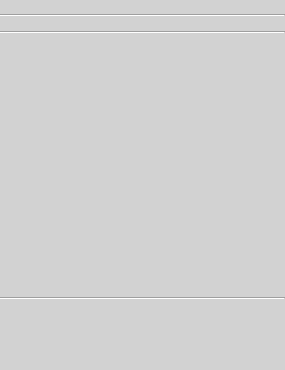
<?xml version="1.0" encoding="UTF-8"?>
<ui version="4.0">
 <class>DeckWidget</class>
 <widget class="QWidget" name="DeckWidget">
  <property name="geometry">
   <rect>
    <x>0</x>
    <y>0</y>
    <width>285</width>
    <height>370</height>
   </rect>
  </property>
  <property name="sizePolicy">
   <sizepolicy hsizetype="Expanding" vsizetype="Fixed">
    <horstretch>0</horstretch>
    <verstretch>0</verstretch>
   </sizepolicy>
  </property>
  <property name="minimumSize">
   <size>
    <width>200</width>
    <height>350</height>
   </size>
  </property>
  <property name="windowTitle">
   <string>Form</string>
  </property>
  <property name="styleSheet">
   <string notr="true">QWidget#DeckWidget {
	background-color: rgb(210, 210, 210);
}</string>
  </property>
  <layout class="QHBoxLayout" name="horizontalLayout_2">
   <property name="leftMargin">
    <number>0</number>
   </property>
   <property name="topMargin">
    <number>0</number>
   </property>
   <property name="rightMargin">
    <number>0</number>
   </property>
   <property name="bottomMargin">
    <number>0</number>
   </property>
   <item>
    <layout class="QVBoxLayout" name="verticalLayout" stretch="0,0,0,0,4,0,0">
     <property name="spacing">
      <number>0</number>
     </property>
     <item>
      <layout class="QHBoxLayout" name="horizontalLayout">
       <property name="spacing">
        <number>0</number>
       </property>
       <item>
        <widget class="QPushButton" name="deletePushButton">
         <property name="sizePolicy">
          <sizepolicy hsizetype="Expanding" vsizetype="Fixed">
           <horstretch>0</horstretch>
           <verstretch>0</verstretch>
          </sizepolicy>
         </property>
         <property name="styleSheet">
          <string notr="true">QPushButton#deletePushButton {
	border-radius: 0 px;
	background-color: rgb(210, 210, 210);
}

QPushButton#deletePushButton:pressed {
	background-color: rgb(200, 200, 200);
}

QPushButton#deletePushButton:hover {
	background-color: rgb(200, 200, 200);
}</string>
         </property>
         <property name="text">
          <string/>
         </property>
         <property name="icon">
          <iconset resource="../qrc_resources.qrc">
           <normaloff>:/icons/delete.svg</normaloff>:/icons/delete.svg</iconset>
         </property>
         <property name="iconSize">
          <size>
           <width>30</width>
           <height>30</height>
          </size>
         </property>
        </widget>
       </item>
       <item>
        <widget class="QPushButton" name="editPushButton">
         <property name="sizePolicy">
          <sizepolicy hsizetype="Expanding" vsizetype="Fixed">
           <horstretch>0</horstretch>
           <verstretch>0</verstretch>
          </sizepolicy>
         </property>
         <property name="styleSheet">
          <string notr="true">QPushButton#editPushButton {
	border-radius: 0 px;
	background-color: rgb(210, 210, 210);
}

QPushButton#editPushButton:pressed {
	background-color: rgb(200, 200, 200);
}

QPushButton#editPushButton:hover {
	background-color: rgb(200, 200, 200);
}</string>
         </property>
         <property name="text">
          <string/>
         </property>
         <property name="icon">
          <iconset resource="../qrc_resources.qrc">
           <normaloff>:/icons/correction.svg</normaloff>:/icons/correction.svg</iconset>
         </property>
         <property name="iconSize">
          <size>
           <width>30</width>
           <height>30</height>
          </size>
         </property>
        </widget>
       </item>
       <item>
        <widget class="QPushButton" name="cardsOfDeckPushButton">
         <property name="sizePolicy">
          <sizepolicy hsizetype="Expanding" vsizetype="Fixed">
           <horstretch>0</horstretch>
           <verstretch>0</verstretch>
          </sizepolicy>
         </property>
         <property name="styleSheet">
          <string notr="true">QPushButton#cardsOfDeckPushButton {
	border-radius: 0 px;
	background-color: rgb(210, 210, 210);
}

QPushButton#cardsOfDeckPushButton:pressed {
	background-color: rgb(200, 200, 200);
}

QPushButton#cardsOfDeckPushButton:hover {
	background-color: rgb(200, 200, 200);
}</string>
         </property>
         <property name="text">
          <string/>
         </property>
         <property name="icon">
          <iconset resource="../qrc_resources.qrc">
           <normaloff>:/icons/cards.svg</normaloff>:/icons/cards.svg</iconset>
         </property>
         <property name="iconSize">
          <size>
           <width>30</width>
           <height>30</height>
          </size>
         </property>
        </widget>
       </item>
       <item>
        <widget class="QPushButton" name="statsPushButton">
         <property name="sizePolicy">
          <sizepolicy hsizetype="Expanding" vsizetype="Fixed">
           <horstretch>0</horstretch>
           <verstretch>0</verstretch>
          </sizepolicy>
         </property>
         <property name="styleSheet">
          <string notr="true">QPushButton#statsPushButton {
	border-radius: 0 px;
	background-color: rgb(210, 210, 210);
}

QPushButton#statsPushButton:pressed {
	background-color: rgb(200, 200, 200);
}

QPushButton#stasPushButton:hover {
	background-color: rgb(200, 200, 200);
}</string>
         </property>
         <property name="text">
          <string/>
         </property>
         <property name="icon">
          <iconset resource="../qrc_resources.qrc">
           <normaloff>:/icons/stats.svg</normaloff>:/icons/stats.svg</iconset>
         </property>
         <property name="iconSize">
          <size>
           <width>30</width>
           <height>30</height>
          </size>
         </property>
        </widget>
       </item>
      </layout>
     </item>
     <item>
      <widget class="Line" name="line_2">
       <property name="orientation">
        <enum>Qt::Horizontal</enum>
       </property>
      </widget>
     </item>
     <item>
      <layout class="QHBoxLayout" name="horizontalLayout_4">
       <property name="topMargin">
        <number>0</number>
       </property>
       <item>
        <widget class="QPushButton" name="playPushButton">
         <property name="styleSheet">
          <string notr="true">QPushButton#playPushButton {
	border-radius: 0 px;
	background-color: rgb(210, 210, 210);
}

QPushButton#playPushButton:pressed {
	background-color: rgb(200, 200, 200);
}

QPushButton#playPushButton:hover {
	background-color: rgb(200, 200, 200);
}</string>
         </property>
         <property name="text">
          <string/>
         </property>
         <property name="icon">
          <iconset resource="../qrc_resources.qrc">
           <normaloff>:/icons/start.svg</normaloff>:/icons/start.svg</iconset>
         </property>
         <property name="iconSize">
          <size>
           <width>30</width>
           <height>30</height>
          </size>
         </property>
        </widget>
       </item>
      </layout>
     </item>
     <item>
      <widget class="Line" name="line">
       <property name="orientation">
        <enum>Qt::Horizontal</enum>
       </property>
      </widget>
     </item>
     <item>
      <layout class="QHBoxLayout" name="horizontalLayout_3">
       <item>
        <widget class="QTextBrowser" name="titleOfDeckTextBrowser">
         <property name="sizePolicy">
          <sizepolicy hsizetype="Expanding" vsizetype="Minimum">
           <horstretch>0</horstretch>
           <verstretch>0</verstretch>
          </sizepolicy>
         </property>
         <property name="minimumSize">
          <size>
           <width>0</width>
           <height>250</height>
          </size>
         </property>
         <property name="font">
          <font>
           <family>Segoe UI</family>
           <pointsize>18</pointsize>
           <weight>75</weight>
           <bold>true</bold>
          </font>
         </property>
         <property name="styleSheet">
          <string notr="true">QTextBrowser#titleOfDeckTextBrowser {
	background-color: rgb(210, 210, 210);
	border-radius: 0px;
}</string>
         </property>
         <property name="html">
          <string>&lt;!DOCTYPE HTML PUBLIC &quot;-//W3C//DTD HTML 4.0//EN&quot; &quot;http://www.w3.org/TR/REC-html40/strict.dtd&quot;&gt;
&lt;html&gt;&lt;head&gt;&lt;meta name=&quot;qrichtext&quot; content=&quot;1&quot; /&gt;&lt;style type=&quot;text/css&quot;&gt;
p, li { white-space: pre-wrap; }
&lt;/style&gt;&lt;/head&gt;&lt;body style=&quot; font-family:'Segoe UI'; font-size:18pt; font-weight:600; font-style:normal;&quot;&gt;
&lt;p align=&quot;center&quot; style=&quot;-qt-paragraph-type:empty; margin-top:0px; margin-bottom:0px; margin-left:0px; margin-right:0px; -qt-block-indent:0; text-indent:0px;&quot;&gt;&lt;br /&gt;&lt;/p&gt;&lt;/body&gt;&lt;/html&gt;</string>
         </property>
        </widget>
       </item>
      </layout>
     </item>
     <item>
      <widget class="Line" name="line_3">
       <property name="orientation">
        <enum>Qt::Horizontal</enum>
       </property>
      </widget>
     </item>
     <item>
      <widget class="QTextEdit" name="infoTextEdit">
       <property name="maximumSize">
        <size>
         <width>16777215</width>
         <height>70</height>
        </size>
       </property>
       <property name="font">
        <font>
         <family>Segoe UI</family>
         <pointsize>12</pointsize>
        </font>
       </property>
       <property name="styleSheet">
        <string notr="true">QTextEdit#infoTextEdit {
	background-color: rgb(210, 210, 210);
	border-radius: 0px;
}</string>
       </property>
       <property name="readOnly">
        <bool>true</bool>
       </property>
      </widget>
     </item>
    </layout>
   </item>
  </layout>
 </widget>
 <resources>
  <include location="../qrc_resources.qrc"/>
 </resources>
 <connections/>
</ui>
